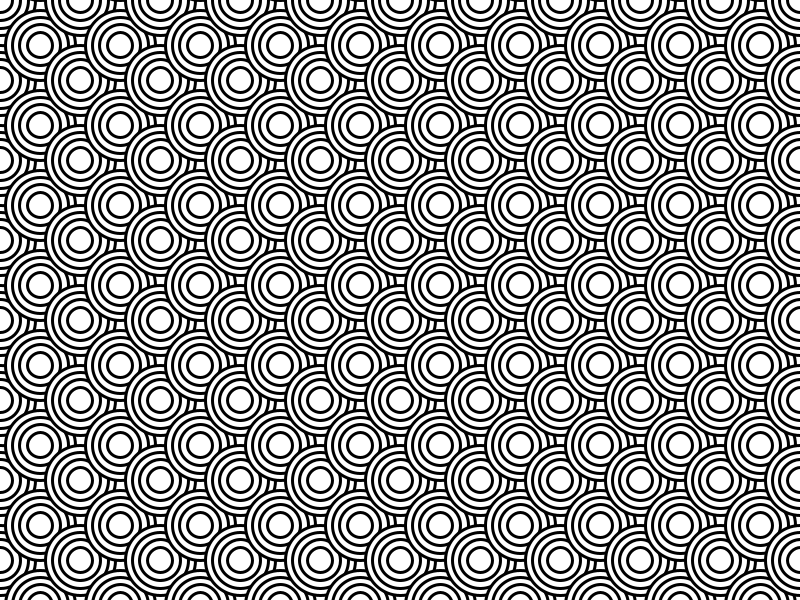
Frame 1 (no input)
Frame 60 (the mouse pressed at the canvas centre just before this capture): identical to frame 1, image omitted
Frame 120 (the mouse held since frame 60 and released just before this capture): identical to frame 1, image omitted

The Processing sketch that drew this single still picture (run headless with seeded random() and noise(); from frame 60 on, the mouse is pressed at the canvas centre):

// Processing sketch: sketch_260517a
// ── sketch_260517a.pde
void setup() {
  size(800, 600);
  noStroke();
}

int space = 70; // spcing btw circles
int radius = space/2; // radius of outer circle
  
void draw() {
  background(255);

  for (int col = 0; col <= width / space * 2; col++) {
    for (int row = 0; row <= height / space * 2; row++) {

      float x = (space + 10) * col / 2.0;
      float y = (space + 10) * row;

      if (col % 2 == 1) {
        y -= space / 2.0;
      }

      drawRings(x, y);
    }
  }
}

void drawRings(float x, float y) {
  stroke(0);
  strokeWeight(3);
  fill(255);

  ellipse(x, y, radius*2, radius*2);
  ellipse(x, y, radius*1.6, radius*1.6);
  ellipse(x, y, radius*1.15, radius*1.15);
  ellipse(x, y, radius*0.7, radius*0.7);
}
